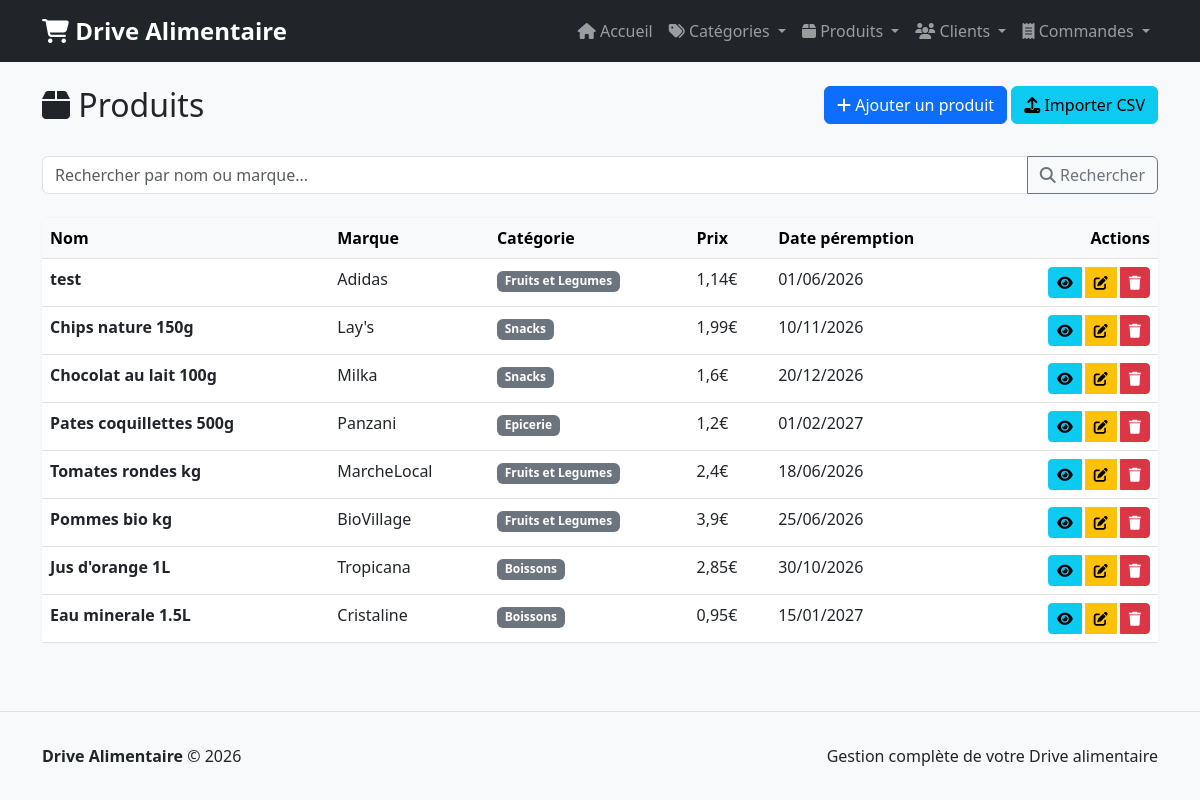
Page /produits/ on the committed database.
### app/models_sqlite.py (models this page shows, shortened)
class Produit(models.Model):
    nom = models.CharField(max_length=200)
    prix = models.FloatField()
    marque = models.CharField(max_length=100, blank=True)
    date_peremption = models.DateField(blank=True, null=True)
    photo = models.ImageField(upload_to='produits/', blank=True, null=True)
    categorie = models.ForeignKey(Categorie, on_delete=models.CASCADE, related_name='produits')
    date_creation = models.DateTimeField(auto_now_add=True)
    class Meta:
        db_table = 'produits'
        ordering = ['-date_creation']

class Categorie(models.Model):
    nom = models.CharField(max_length=200, unique=True)
    descriptif = models.TextField(blank=True, null=True)
    date_creation = models.DateTimeField(auto_now_add=True)
    class Meta:
        db_table = 'categories'
        verbose_name_plural = 'Catégories'
        ordering = ['nom']

### app/views.py (the view)
# urls.py: path('produits/', views.liste_produits, name='liste_produits'),
def liste_produits(request):
    produits = Produit.objects.all()
    form = RechercheForm(request.GET)
    if form.is_valid() and form.cleaned_data.get('q'):
        q = form.cleaned_data['q']
        produits = Produit.objects.filter(
            Q(nom__icontains=q) | Q(marque__icontains=q)
        )
    paginator = Paginator(list(produits), 10)
    page_number = request.GET.get('page')
    page_obj = paginator.get_page(page_number)
    return render(request, 'produits/liste.html', {
        'page_obj': page_obj,
        'form': form,
    })

### app/forms.py
class RechercheForm(forms.Form):
    q = forms.CharField(
        label='Rechercher',
        required=False,
        widget=forms.TextInput(attrs={'class': 'form-control', 'placeholder': 'Rechercher...'})
    )

### templates/produits/liste.html (shortened to what this page needs)
{% extends "base.html" %}
{% block content %}
<div class="row mb-4">
    <div class="col-md-6">
        <h2><i class="fas fa-box"></i> Produits</h2>
    </div>
    <div class="col-md-6 text-end">
        <a href="{% url 'creer_produit' %}" class="btn btn-primary">
            <i class="fas fa-plus"></i> Ajouter un produit
        </a>
        <a href="{% url 'importer_produits' %}" class="btn btn-info">
            <i class="fas fa-upload"></i> Importer CSV
        </a>
    </div>
</div>
<div class="row mb-4">
    <div class="col-md-12">
        <form method="get" class="input-group">
            <input type="text" name="q" class="form-control" placeholder="Rechercher par nom ou marque..." value="{{ form.q.value|default:'' }}">
            <button class="btn btn-outline-secondary" type="submit"><i class="fas fa-search"></i> Rechercher</button>
        </form>
    </div>
</div>
<div class="card">
    <div class="table-responsive">
        <table class="table table-hover mb-0">
            <thead class="table-light">
                <tr>
                    <th>Nom</th>
                    <th>Marque</th>
                    <th>Catégorie</th>
                    <th>Prix</th>
                    <th>Date péremption</th>
                    <th class="text-end">Actions</th>
                </tr>
            </thead>
            <tbody>
                {% for produit in page_obj %}
                    <tr>
                        <td><strong>{{ produit.nom }}</strong></td>
                        <td>{{ produit.marque }}</td>
                        <td>
                            <span class="badge bg-secondary">{{ produit.categorie.nom }}</span>
                        </td>
                        <td>{{ produit.prix }}€</td>
                        <td>{{ produit.date_peremption|date:"d/m/Y"|default:"N/C" }}</td>
                        <td class="text-end">
                            <div class="btn-group btn-group-sm" role="group">
                                <a href="{% url 'voir_produit' produit.id %}" class="btn btn-info" title="Voir">
                                    <i class="fas fa-eye"></i>
                                </a>
                                <a href="{% url 'modifier_produit' produit.id %}" class="btn btn-warning" title="Modifier">
                                    <i class="fas fa-edit"></i>
                                </a>
                                <a href="{% url 'supprimer_produit' produit.id %}" class="btn btn-danger" title="Supprimer">
                                    <i class="fas fa-trash"></i>
                                </a>
                            </div>
                        </td>
                    </tr>
                {% empty %}
                    <tr>
                        <td colspan="6" class="text-center text-muted py-4">
                            <i class="fas fa-inbox"></i> Aucun produit trouvé
                        </td>
                    </tr>
                {% endfor %}
            </tbody>
        </table>
    </div>
</div>
{% endblock %}

### templates/base.html (shortened to what this page needs)
<!DOCTYPE html>
<html lang="fr">
<head>
    <link href="https://cdn.jsdelivr.net/npm/bootstrap@5.3.0/dist/css/bootstrap.min.css" rel="stylesheet">
    <link href="https://cdnjs.cloudflare.com/ajax/libs/font-awesome/6.4.0/css/all.min.css" rel="stylesheet">
</head>
<body>
    <nav class="navbar navbar-expand-lg navbar-dark bg-dark">
        <div class="container">
            <a class="navbar-brand" href="{% url 'accueil' %}">
                <i class="fas fa-shopping-cart"></i> Drive Alimentaire
            </a>
            <div class="collapse navbar-collapse" id="navbarNav">
                <ul class="navbar-nav ms-auto">
                    <li class="nav-item">
                        <a class="nav-link" href="{% url 'accueil' %}"><i class="fas fa-home"></i> Accueil</a>
                    </li>
                    <li class="nav-item dropdown">
                        <a class="nav-link dropdown-toggle" href="#" id="navCategories" role="button" data-bs-toggle="dropdown">
                            <i class="fas fa-tags"></i> Catégories
                        </a>
                    </li>
                    <li class="nav-item dropdown">
                        <a class="nav-link dropdown-toggle" href="#" id="navProducts" role="button" data-bs-toggle="dropdown">
                            <i class="fas fa-box"></i> Produits
                        </a>
                    </li>
                    <li class="nav-item dropdown">
                        <a class="nav-link dropdown-toggle" href="#" id="navClients" role="button" data-bs-toggle="dropdown">
                            <i class="fas fa-users"></i> Clients
                        </a>
                    </li>
                    <li class="nav-item dropdown">
                        <a class="nav-link dropdown-toggle" href="#" id="navOrders" role="button" data-bs-toggle="dropdown">
                            <i class="fas fa-receipt"></i> Commandes
                        </a>
                    </li>
                </ul>
            </div>
        </div>
    </nav>
    <main>
        <div class="container my-4">
            {% block content %}{% endblock %}
        </div>
    </main>
    <footer>
        <div class="container">
            <div class="row">
                <div class="col-md-6">
                    <p class="mb-0"><strong>Drive Alimentaire</strong> &copy; 2026</p>
                </div>
                <div class="col-md-6 text-end">
                    <p class="mb-0">Gestion complète de votre Drive alimentaire</p>
                </div>
            </div>
        </div>
    </footer>
</body>
</html>

### templates/base.html (style rules this page uses)
body { background-color: #f8f9fa; min-height: 100vh; display: flex; flex-direction: column; }
.navbar-brand { font-weight: bold; font-size: 1.5rem; }
main { flex: 1; }
.card { box-shadow: 0 0 0.125rem rgba(0, 0, 0, 0.075); border: none; }
.btn-group-sm { gap: 0.25rem; }
footer { background-color: #f8f9fa; border-top: 1px solid #dee2e6; padding: 2rem 0; margin-top: 2rem; }

### rows in the picture
Produit: nom "test", marque "Adidas", categorie.nom "Fruits et Legumes", prix "1,14", date_peremption "01/06/2026"
Produit: nom "Chips nature 150g", marque "Lay's", categorie.nom "Snacks", prix "1,99", date_peremption "10/11/2026"
Produit: nom "Chocolat au lait 100g", marque "Milka", categorie.nom "Snacks", prix "1,6", date_peremption "20/12/2026"
Produit: nom "Pates coquillettes 500g", marque "Panzani", categorie.nom "Epicerie", prix "1,2", date_peremption "01/02/2027"
Produit: nom "Tomates rondes kg", marque "MarcheLocal", categorie.nom "Fruits et Legumes", prix "2,4", date_peremption "18/06/2026"
Produit: nom "Pommes bio kg", marque "BioVillage", categorie.nom "Fruits et Legumes", prix "3,9", date_peremption "25/06/2026"
Produit: nom "Jus d'orange 1L", marque "Tropicana", categorie.nom "Boissons", prix "2,85", date_peremption "30/10/2026"
Produit: nom "Eau minerale 1.5L", marque "Cristaline", categorie.nom "Boissons", prix "0,95", date_peremption "15/01/2027"
